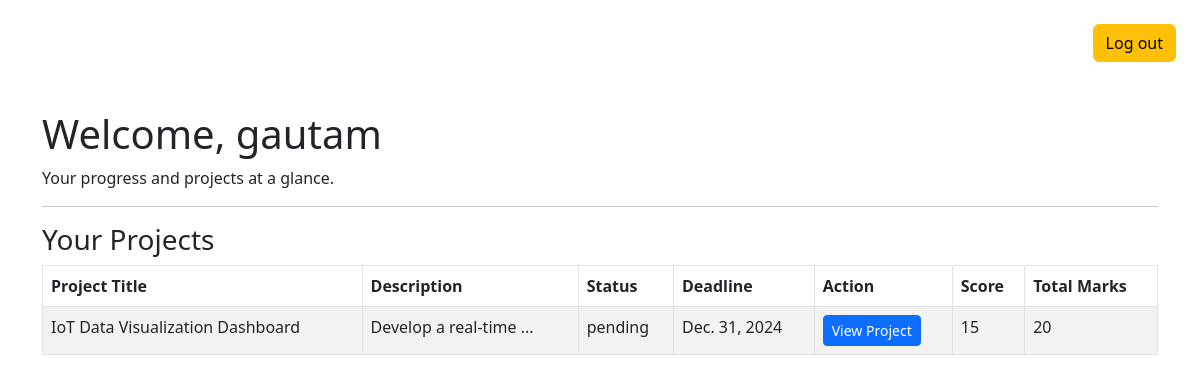
The page / (signed in) on the database as committed earlier.
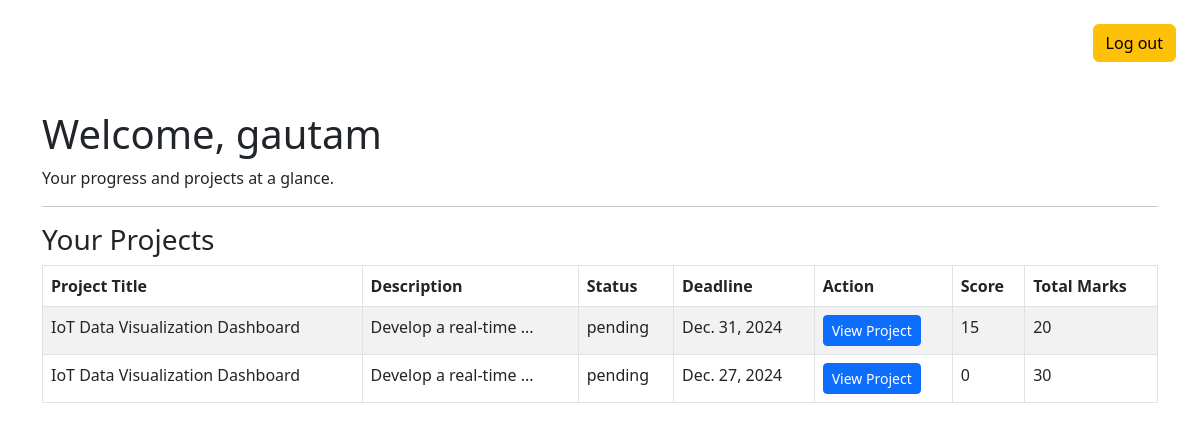
The same page on the database as committed later.
### assignment/models.py (models this page shows, shortened)
class Project(models.Model):
    title = models.CharField(max_length=200)
    description = models.TextField()
    date = models.DateTimeField(auto_now_add=True)
    status = models.CharField(max_length=20, choices=STATUS_CHOICES, default="pending")
    deadline = models.DateField()
    assigned_to = models.ForeignKey(User, on_delete=models.CASCADE, related_name='projects', null=True)
    total_score = models.IntegerField(default=0)  # To store the total score of the project
    marks = models.IntegerField(default=0, null=True, blank=True)

### assignment/views.py (the view)
# urls.py: path('', index, name="index"),
def index(request):
    if not request.user.is_authenticated:
        return redirect('Loginview')
    user = request.user
    projects = Project.objects.filter(assigned_to=user)
    for project in projects:
        tasks = project.tasks.all()
        if tasks.exists() and all(task.status == "completed" for task in tasks):
            project.status = "completed"
        else:
            project.status = "pending"
        project.save()
    context = {
        'projects': projects,
    }
    return render(request, 'index.html', context)

### templates/index.html (shortened to what this page needs)
{% extends "partial/base.html" %}
{% load static %}
{% block content %}
<div class="d-flex mt-4 justify-content-end mx-4">
    {% if request.user.is_authenticated %}
        <a href="{% url "LogOutView" %}"><button class="btn btn-warning">Log out</button></a>
    {% else %}
        <a href="{% url "RegisterView" %}"><button class="btn btn-warning mx-4 ">Register</button></a>
        <a href="{% url "Loginview" %}"><button class="btn btn-warning">Log in</button></a>
    {% endif %}
</div>
<div class="container mt-5">
    <h1>Welcome, {{request.user.full_name}}</h1>
    <p>Your progress and projects at a glance.</p>
    <hr>
    <h3>Your Projects</h3>
    <table class="table table-bordered table-striped">
        <thead>
            <tr>
                <th>Project Title</th>
                <th>Description</th>
                <th>Status</th>
                <th>Deadline</th>
                <th>Action</th>
                <th>Score</th>
                <th>Total Marks</th>
            </tr>
        </thead>
        <tbody>
            {% for project in projects %}
                <tr>
                    <td>{{project.title}}</td>
                    <td>{{ project.description|slice:":20" }}...</td>
                    <td>{{project.status}}</td>
                    <td>{{project.deadline}}</td>
                    <td><a href="{% url "ProjectDetail" project.id %}" class="btn btn-primary btn-sm">View Project</a></td>
                    <td>{{project.total_score}}</td>
                    <td>{{project.marks}}</td>
                </tr>
            {% endfor %}
        </tbody>
    </table>
</div>
{% endblock content %}

Rows that differ between the two databases and show on the page:
added Project: title "IoT Data Visualization Dashboard", description "Develop a real-time", status "pending", deadline "Dec. 27, 2024", total_score "0", marks "30"
